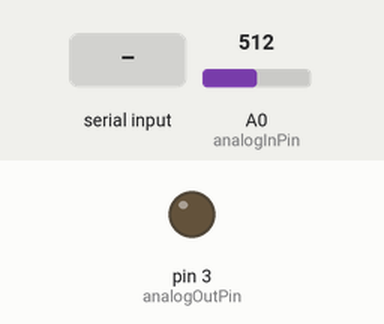
Bench run of a sketch on a simulated Arduino Uno, built with avr-gcc and run on an emulated ATmega328P. Shown: output pins drawn as LEDs (lit = HIGH). Inputs (shaded band) come from the test bench; at power-on: A0 (analogInPin) = 512.

Above: at 1.2 s.
1.3 s: "90,45\n" received over Serial
At 1.9 s:
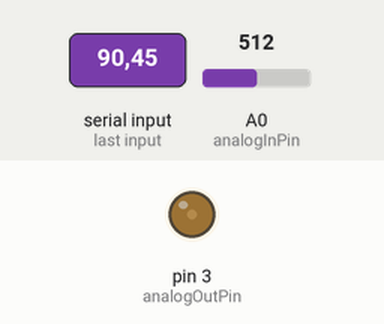
3.8 s: "30,150\n" received over Serial
At 4.6 s:
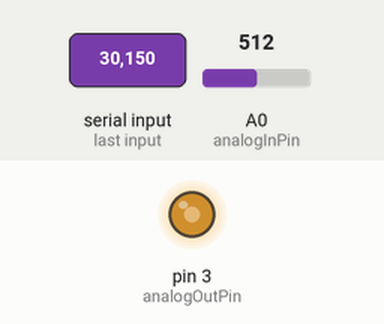
6.3 s: "90\n" received over Serial
At 6.8 s:
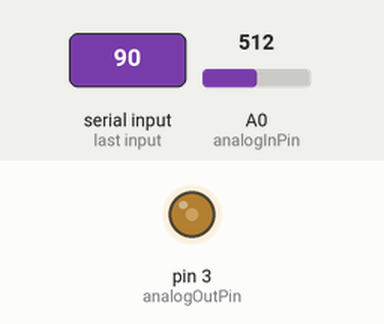
8.8 s: "200\n" received over Serial
At 9.6 s:
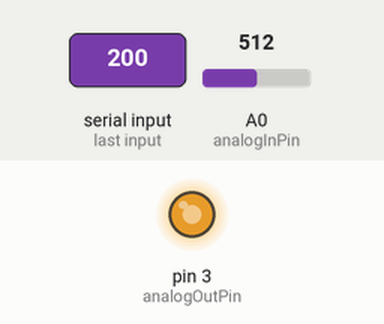
Timing chart, 0 to 11.8 s (numbered marks = the images above; inputs shaded):
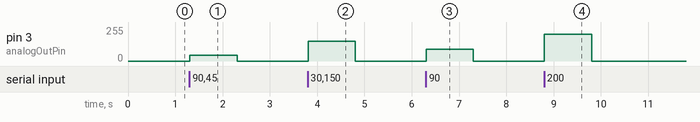

The sketch:

DrinkSerial.ino
```cpp
const int analogInPin = A0;
const int analogOutPin = 3;

int sensorValue = 0;
int outputValue = 0;

void clearAndHome()
{
Serial.write(27);
Serial.print("[2J"); // clear screen
Serial.write(27); // ESC
Serial.print("[H"); // cursor to home
}

void setup() {
  Serial.begin(9600);
  pinMode(analogOutPin, OUTPUT);
}

int maxValue = -1;
int minValue = 100000;
int num = 0;
long long sum = 0;
int printFlag = 0;
int sampleNum = 5000;

void loop() {
  sensorValue = analogRead(analogInPin);

  while(Serial.available() > 0){
    int power = Serial.parseInt();
    //Serial.println(power);
    //maxValue = -1;
    //minValue = 100000;
    num = 0;
    sum = 0;
    printFlag = 1;
    analogWrite(analogOutPin, power);
    //clearAndHome();
  }
  /*
  if(sensorValue > maxValue){
    maxValue = sensorValue;
    //Serial.println("max:");
    Serial.println(maxValue);
  }
  if(sensorValue < minValue){
    minValue = sensorValue;
    //Serial.println("min:");
    Serial.println(minValue);
  }
  */
  if(num == 0){
    delay(10);
  }

  if(num < sampleNum){
    sum+=sensorValue;
    num++;
  }
  if(num == sampleNum && printFlag){
   Serial.println(sum/((float)sampleNum));
   printFlag = 0;
  }
  //Serial.println(sensorValue);
  delay(2);
}

//  outputValue = map(sensorValue, 0, 1023, 0, 255);
  // change the analog out value:
//  analogWrite(analogOutPin, outputValue);

  // print the results to the serial monitor:
//  Serial.print("sensor = " );
//  Serial.println(sensorValue);
//  Serial.print("\t output = ");
//  Serial.println(outputValue);
```

Measured:
- after the input at 1.3 s, pin 3 (analogOutPin): 0/255 → 45/255 at once, → 0/255 1.0 s later
- after the input at 3.8 s, pin 3 (analogOutPin): 0/255 → 150/255 at once, → 0/255 1.0 s later
- after the input at 6.3 s, pin 3 (analogOutPin): 0/255 → 90/255 at once, → 0/255 1.0 s later
- after the input at 8.8 s, pin 3 (analogOutPin): 0/255 → 200/255 at once, → 0/255 1.0 s later
